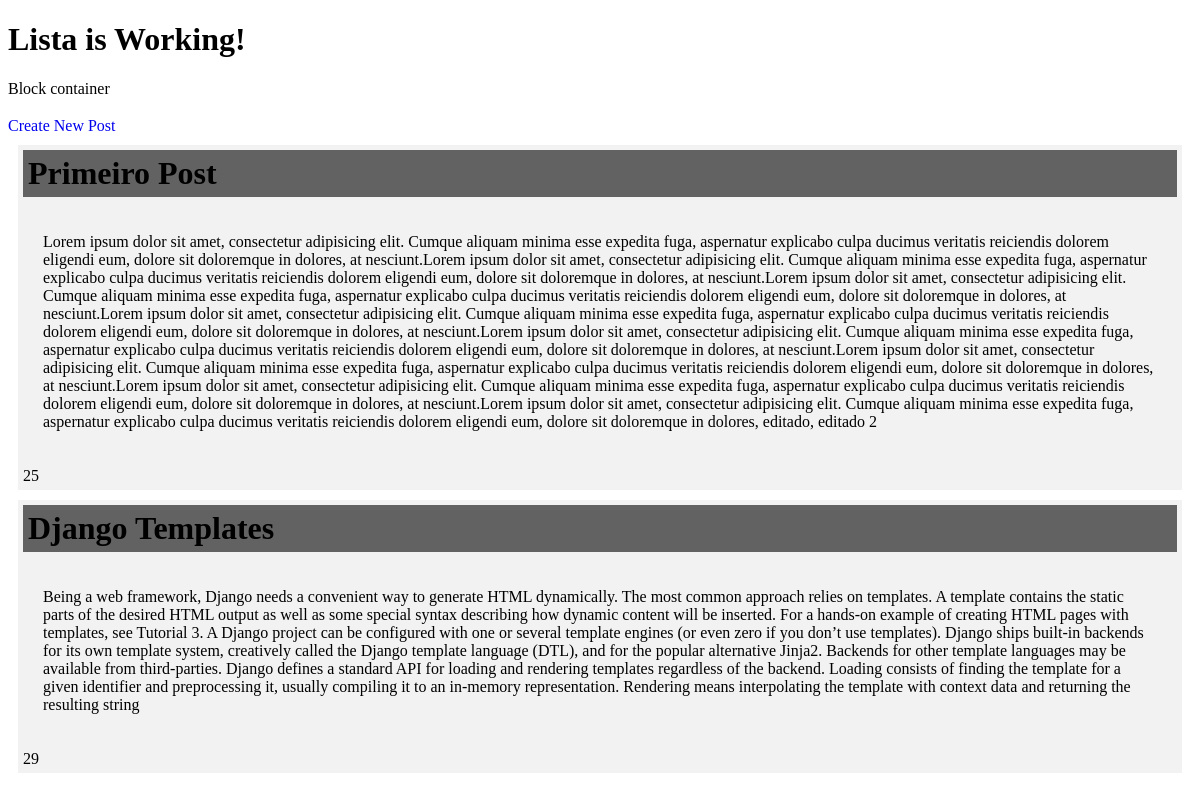
Before: / with the older database file.
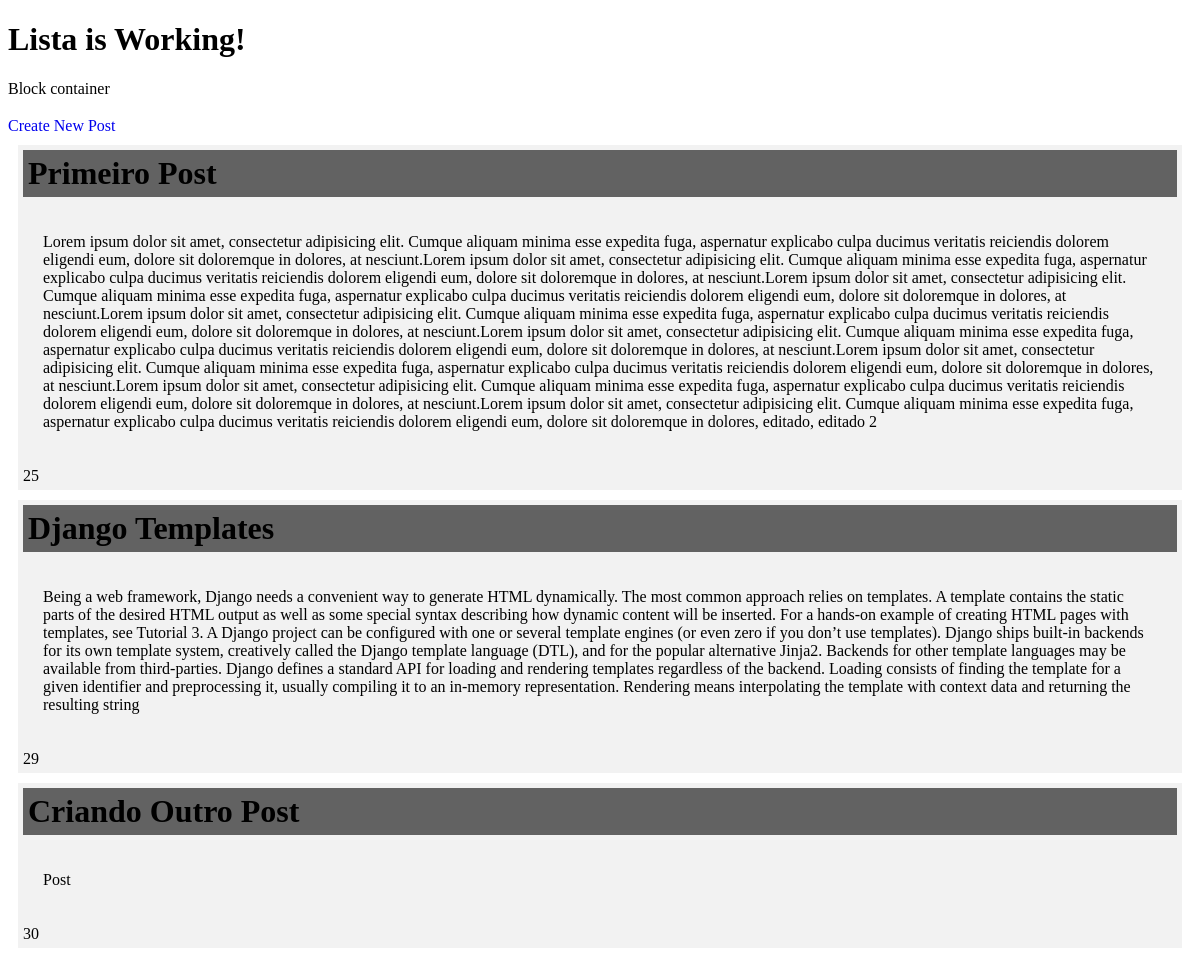
After: the same page with the newer database file.
### posts/models.py (models this page shows, shortened)
class Post(models.Model):
	title = models.CharField(max_length=120)
	content = models.TextField()
	updated = models.DateTimeField(auto_now=True,auto_now_add=False)
	created = models.DateTimeField(auto_now=False, auto_now_add=True)

### posts/views.py (the view)
# urls.py: url(r'^$', posts_list, name='list'),
def posts_list(request):
	queryset = Post.objects.all()
	context = {
	'title':'Lista',
	'posts':queryset
	}
	return render(request,'base.html',context)

### posts/templates/base.html (shortened to what this page needs)
<!DOCTYPE html>
<html>
<head>
</head>
<body>
<div class="container">
    {% block container %}
        <h1>{{ title }} is Working!</h1>
        <p>Block container</p>
        <a href="{% url 'posts:create' %}">Create New Post</a>
        {% for post in posts%}
        <div style="background-color:#f2f2f2; margin: 10px; padding: 5px;">
            <h1 class="titulo_post"><a href="{% url 'posts:update' id=post.id %}">{{ post.title}}</a><br></h1>
            <p class="paragrafo">{{ post.content}}<br/></p>
            {{ post.pk}}<br/>
        </div>
        {% endfor%}
    {% endblock %}
</div>
</body>
</html>

### posts/templates/base.html (style rules this page uses)
.titulo_post { background: #626262; padding: 5px; margin: 0; }
.titulo_post a { text-decoration: none; color: black; }
.paragrafo { padding: 20px; }
a { text-decoration: none; }

Changed rows visible on the page:
added Post: title "Criando Outro Post", content "Post", pk "30"
